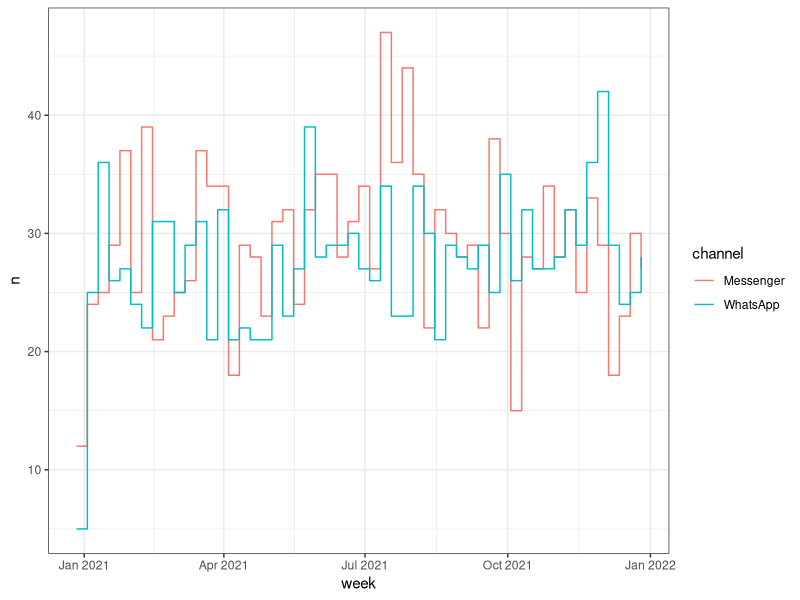

Write R code to recreate this figure.
## ---- chunk 1
  knitr::opts_chunk$set(echo = TRUE, warning = FALSE, message = FALSE)
  options(scipen=999) # turns off scientific notation

# define colors
  glhlth562_colors <- c(
    `blue`       = "#1f9ac9",
    `yellow`     = "#ffd966",
    `black`      = "#000000",
    `lightgrey`  = "#D3D3D3",
    `darkgrey`   = "#444444",
    `grey`       = "#808080"
  )

# load packages
  library(tidyverse)
  library(lubridate) # not a core tidyverse package so need to load
## ---- chunk 2
Sys.Date()
class(Sys.Date())
## ---- chunk 3
today()
class(today())
## ---- chunk 4
Sys.time()
class(Sys.time())
## ---- chunk 5
now()
class(now())
## ---- chunk 6
x <- "January 31st, 2017"
class(x)

# x + 1 
# fails at string + number
## ---- chunk 7
x <- mdy("January 31st, 2017")
class(x)

x + 1
# date plus 1 day works
## ---- chunk 8
df <- tribble(
  ~year, ~month, ~day,
  2022, 10, 10,
  2021, 8, 1,
  2020, 1, 31
)

df %>% 
  mutate(myDate = make_date(year, month, day))
## ---- chunk 9
df %>% 
  mutate(myDate = make_date(year, month, day),
         month_label = month(myDate, label = TRUE))
## ---- chunk 10
set.seed(8675309)
onboarding <- tibble(
  date_onboarded = 
    sample(seq(ymd('2021-01-01'), 
               ymd('2021-12-31'), 
               by="day"), 
           3000, replace = TRUE),
  channel = sample(c("WhatsApp", 
                     "Messenger"), 
                   3000, 
                   replace=TRUE)
)

onboarding
## ---- chunk 11
onboarding %>%
  count(channel, 
        week = floor_date(date_onboarded, 
                          "week")
        )
## ---- chunk 12
onboarding %>%
  count(channel, 
        week = 
          floor_date(date_onboarded, 
                     "week")
        ) %>% 
  ggplot(aes(week, n, color=channel)) +
    geom_step() + theme_bw()
## ---- chunk 13
engagement <- tibble(
  id = rep(sample(1:3000, 1000, 
                  replace=FALSE), 3),
  date_engage = 
    sample(seq(ymd('2021-01-01'), 
               ymd('2021-12-31'), 
               by="day"), 
           3000, replace = TRUE)) %>%
  sample_n(1000, replace=FALSE) %>%
  arrange(id, date_engage) %>%
  group_by(id) %>%
  mutate(engage_id = 1:n()) %>% 
  ungroup()

engagement
## ---- chunk 14
Sys.timezone()
head(OlsonNames())
## ---- chunk 15
ymd_hms("2015-06-01 12:00:00", tz = "America/New_York")
## ---- chunk 16
ymd_hms("2015-06-01 18:00:00", tz = "Europe/Copenhagen")
## ---- chunk 17
x1 <- ymd_hms("2015-06-01 12:00:00", tz = "America/New_York")
x2 <- ymd_hms("2015-06-01 18:00:00", tz = "Europe/Copenhagen")
x3 <- ymd_hms("2015-06-02 04:00:00", tz = "Pacific/Auckland")

x4 <- c(x1, x2, x3)
x4
## ---- chunk 18
x4
with_tz(x4, tzone = "Australia/Lord_Howe")
with_tz(x4, tzone = "Australia/Lord_Howe") - x4
## ---- chunk 19
x4
force_tz(x4, tzone = "Africa/Nairobi")
force_tz(x4, tzone = "Africa/Nairobi") - x4
## ---- chunk 20
  onboarding

  onboarding %>% 
    mutate(year_month = format(lubridate::parse_date_time(date_onboarded, 
                                                          orders = c("Y-m-d")), 
                               "%Y-%m"))
## ---- chunk 21
  onboarding %>%
    mutate(plus1day = date_onboarded + days(1),
           plus1month = date_onboarded + months(1))
## ---- chunk 22
  max_engagement <- engagement %>%
    arrange(desc(date_engage)) %>%
    slice(1) %>%
    pull(date_engage)

  max_engagement <- engagement %>%
    summarize(max = max(date_engage)) %>%
    pull(max)
